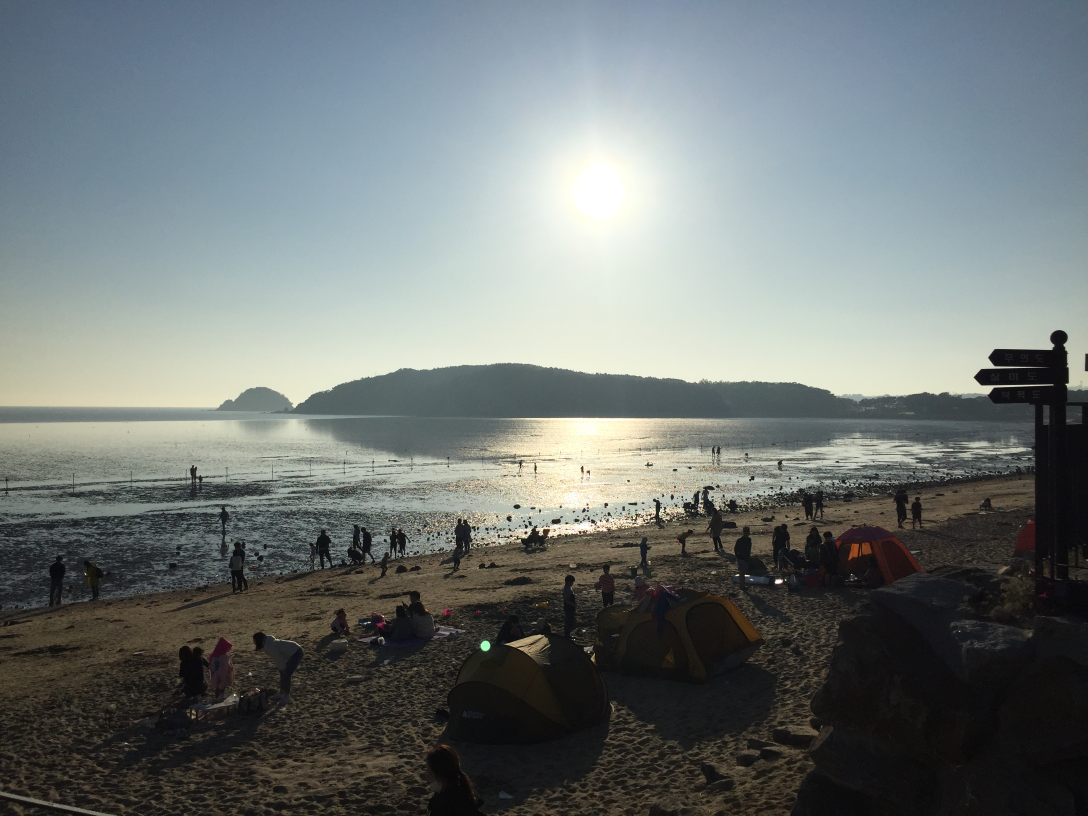
#> input picture chap07/hw#3/dark1.JPG, 3264 x 2448 px (shown at 1/3 size)
$ python 01.normalize.py
#> lines starting #> are read from the running program, lines starting #| are printed output that depends on the picture
import sys, cv2
import matplotlib.pyplot as plt

src = cv2.imread('dark1.JPG', cv2.IMREAD_GRAYSCALE)
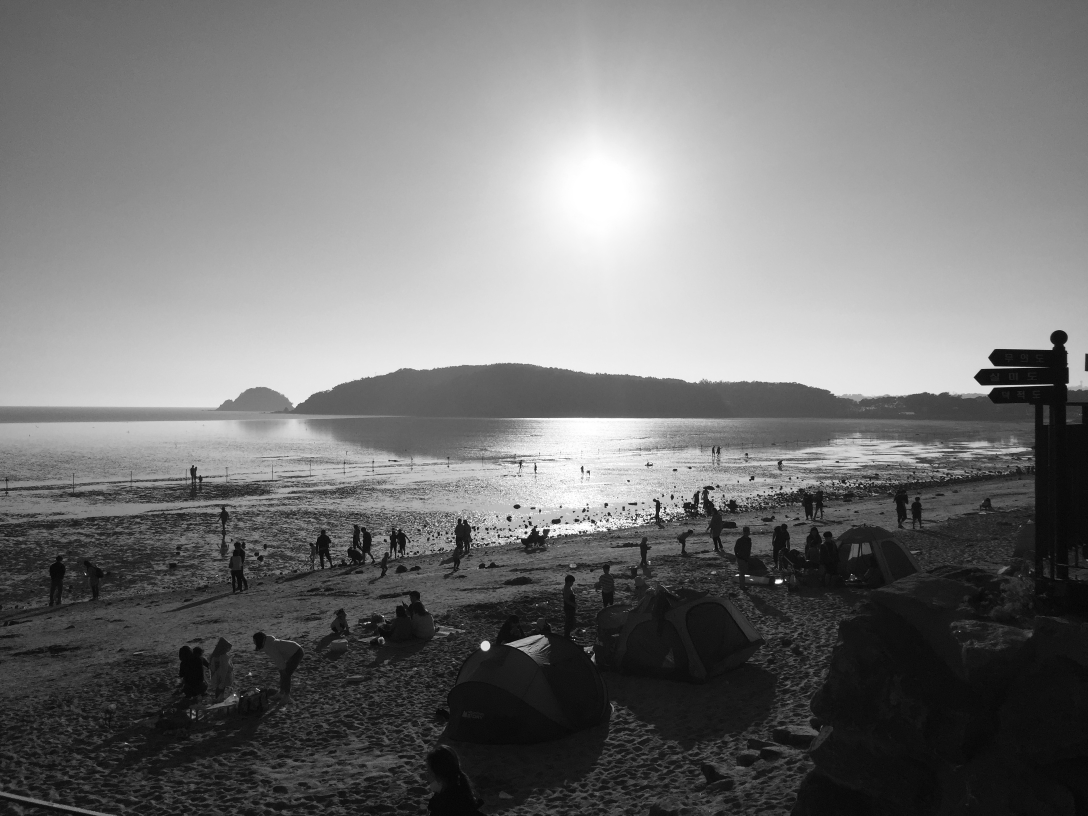
#> src: shape (2448, 3264) (shown at 1/3 size); min 0, max 255, mean 117.5
# src = cv2.imread('dark2.JPG', cv2.IMREAD_GRAYSCALE)
src = cv2.resize(src, (360, 240))
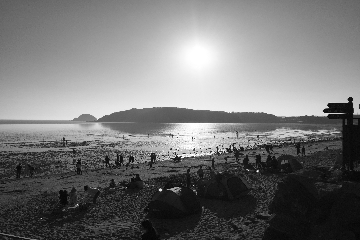
#> src: shape (240, 360); min 3, max 255, mean 117.5
shist = cv2.calcHist([src], [0], None, [256], [0, 256])
#> shist = 256 values, max 1205 at index 17, min 0 at index 0, mean 337.5

if src is None:
    print('Image load failed')
    sys.exit()

dst1 = cv2.normalize(src, None, 0, 255, cv2.NORM_MINMAX)    # 정규화
dst2 = cv2.equalizeHist(src)                                # 평활화
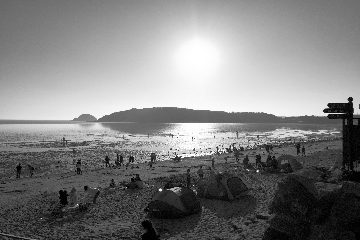
#> dst2: shape (240, 360); min 0, max 255, mean 128.2
dhist1 = cv2.calcHist([dst1], [0], None, [256], [0, 256])   # 픽셀 분포도(히스토그램) 그리기
#> dhist1 = 256 values, max 1205 at index 14, min 0 at index 43, mean 337.5
dhist2 = cv2.calcHist([dst2], [0], None, [256], [0, 256])
#> dhist2 = 256 values, max 1205 at index 20, min 0 at index 4, mean 337.5

cv2.imshow("src", src)
cv2.imshow("normalize", dst1)
cv2.imshow("equalize", dst2)
plt.subplot(131), plt.plot(shist)
plt.subplot(132), plt.plot(dhist1)
plt.subplot(133), plt.plot(dhist2)
plt.show()
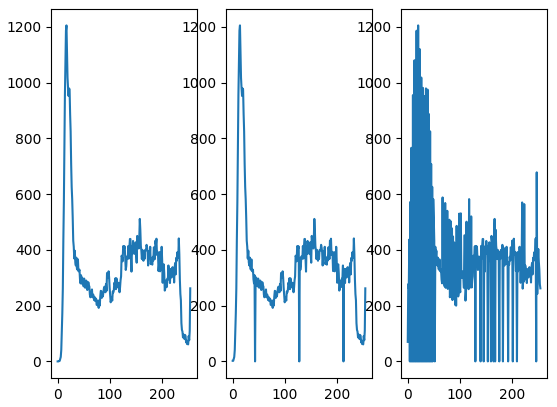
#> figure drawn by matplotlib, 3 panels; panel 1: curve peaks at x = 17, y = 1205; panel 2: curve peaks at x = 14, y = 1205; panel 3: curve peaks at x = 20, y = 1205
cv2.waitKey()

$ run again, with chap07/hw#3/dark2.JPG copied over chap07/hw#3/dark1.JPG
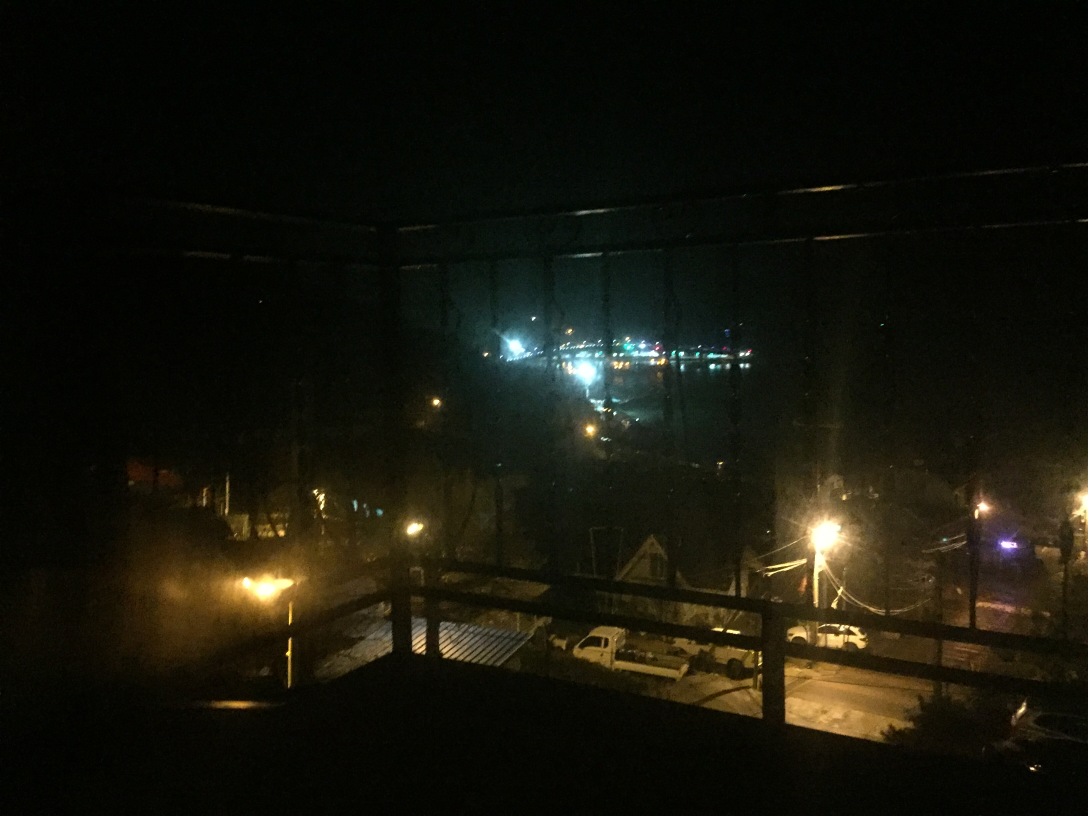
#> input picture chap07/hw#3/dark2.JPG, 3264 x 2448 px (shown at 1/3 size)
#> shist = 256 values, max 7835 at index 4, min 2 at index 195, mean 337.5
#> `dst2 = cv2.equalizeHist(src)`:
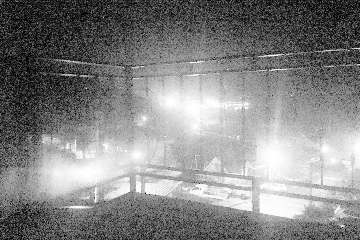
#> dst2: shape (240, 360); min 0, max 255, mean 132.9
#> dhist1 has the same summary as shist
#> dhist2 = 256 values, max 7835 at index 60, min 0 at index 1, mean 337.5
#> `plt.show()`:
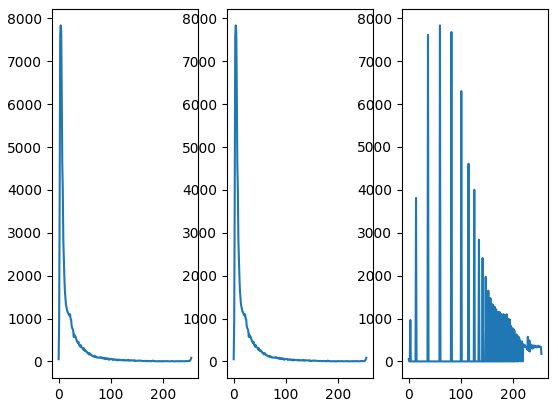
#> figure drawn by matplotlib, 3 panels; panel 1: curve peaks at x = 4, y = 7835; panel 2: curve peaks at x = 4, y = 7835; panel 3: curve peaks at x = 60, y = 7835

$ run again, with chap07/hw#3/dukjo.jpg copied over chap07/hw#3/dark1.JPG
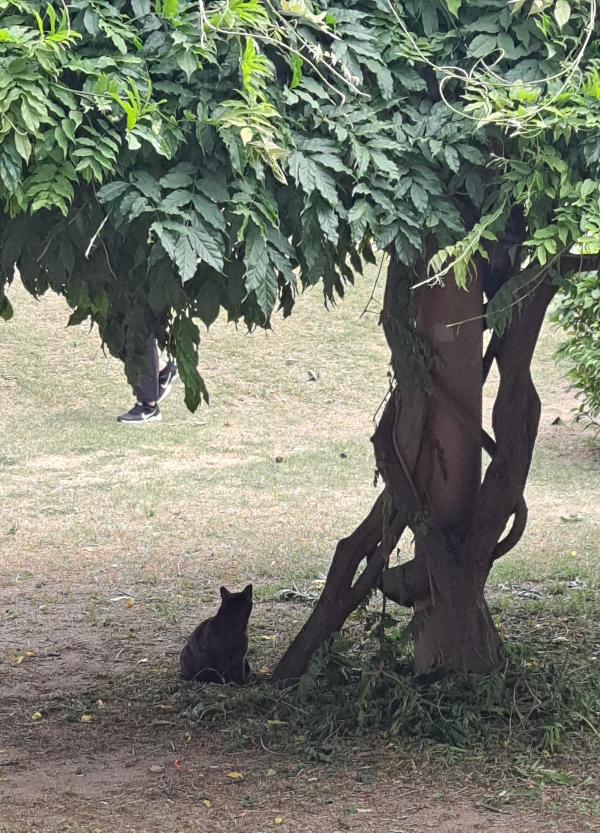
#> input picture chap07/hw#3/dukjo.jpg, 1800 x 2497 px (shown at 1/3 size)
#> shist = 256 values, max 1051 at index 50, min 0 at index 0, mean 337.5
#> `dst2 = cv2.equalizeHist(src)`:
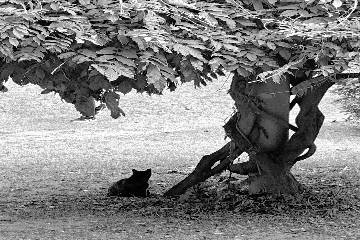
#> dst2: shape (240, 360); min 0, max 255, mean 128.1
#> dhist1 = 256 values, max 1051 at index 43, min 0 at index 1, mean 337.5
#> dhist2 = 256 values, max 1051 at index 34, min 0 at index 10, mean 337.5
#> `plt.show()`:
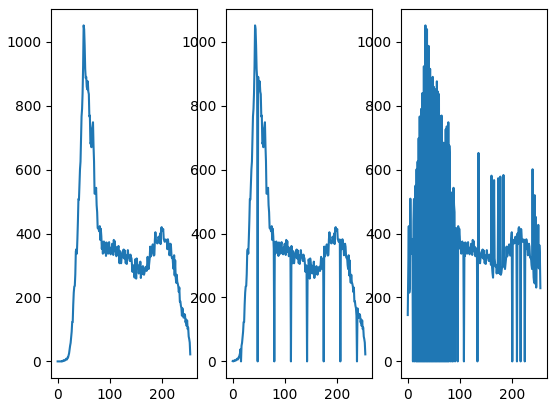
#> figure drawn by matplotlib, 3 panels; panel 1: curve peaks at x = 50, y = 1051; panel 2: curve peaks at x = 43, y = 1051; panel 3: curve peaks at x = 34, y = 1051
